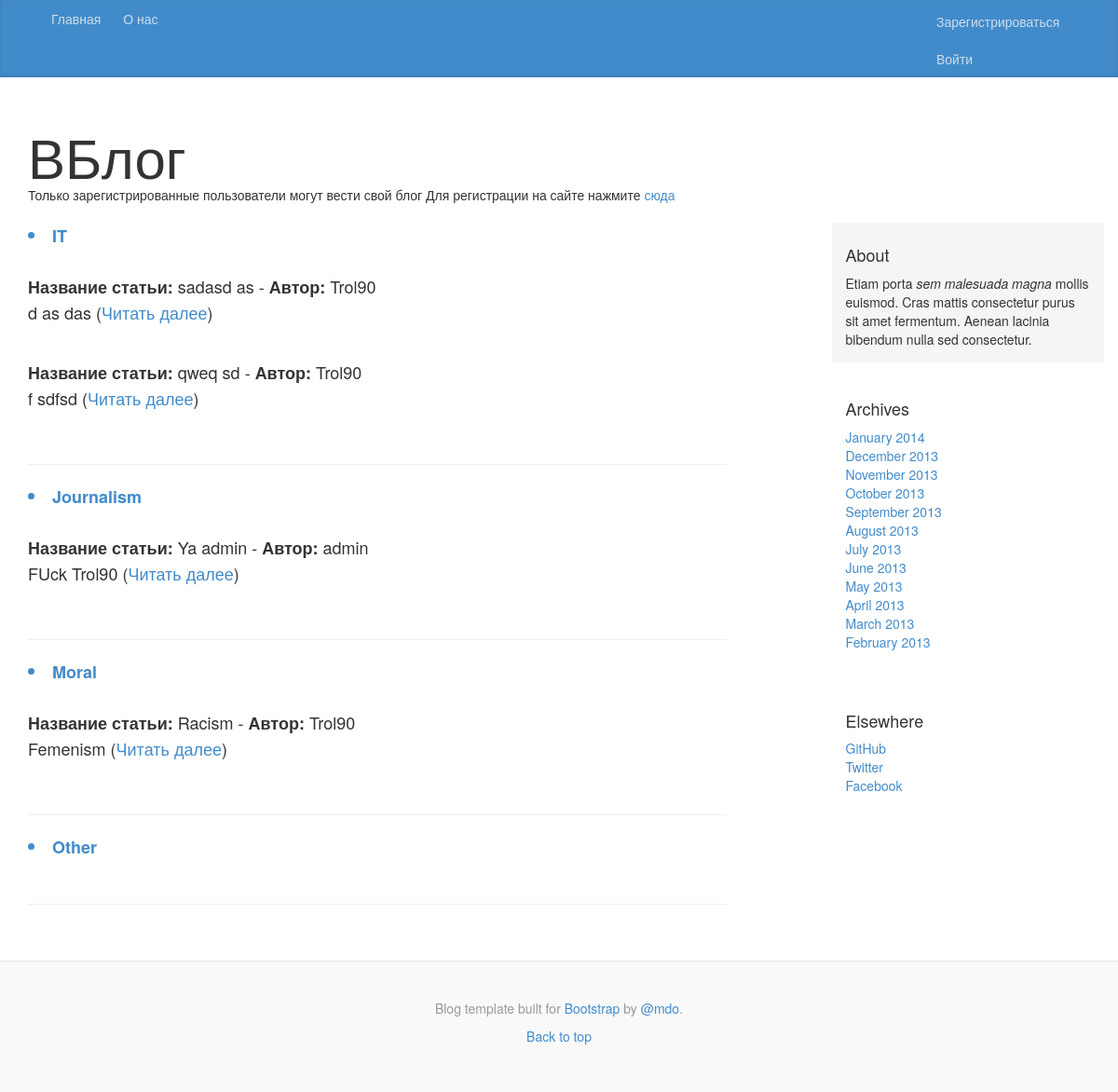
Screenshot of /blog/categories_list/ with the database file from the repository.
### blog/models.py (models this page shows, shortened)
class Category(models.Model):
    name = models.CharField(max_length=254,unique=True)
    slug = models.SlugField(unique=True)
    note_number = models.IntegerField(default=0)
    class Meta:
        verbose_name_plural = 'categories'

class Page(models.Model):
    category = models.ForeignKey(Category)
    id = models.IntegerField(primary_key=True)
    title = models.CharField(max_length=128)
    author = models.CharField(max_length=128)
    date_print = models.DateTimeField(auto_now_add=True)
    content = models.CharField(max_length=5000,)
    views = models.IntegerField(default=0)
    likes = models.ManyToManyField(User, related_name='likes',default=0)
    dislikes = models.ManyToManyField(User, related_name='dislikes',default=0)
    favorite = models.ManyToManyField(User, related_name='favorite',default=0)

### blog/views.py (the view)
# urls.py: url(r'^categories_list/(?P<id>[0-9]+)/$', views.show_page, name='show_page'),
def categories_list(request):
    category_list = Category.objects.order_by('name')
    page_list = Page.objects.order_by('-title')
    user = request.user
    context_dict = {'message': "lol", 'categories': category_list, 'pages': page_list}
    return render(request, 'blog/categories_list.html', context_dict)

### template/blog/categories_list.html (shortened to what this page needs)
{% extends 'blog/base.html' %}
{% block body_block %}
    <div class="blog-post">
        {% if categories %}
            {% for category  in categories %}
                <a href="{% url 'show_category' category.slug  %}"><li><strong>{{ category.name }}</strong></li></a><br>
                {% if pages %}
                        {% for page in pages %}
                            {% if page.category == category %}
                                       <strong>Название статьи:</strong> {{ page.title }} -
                                        <strong>Автор:</strong> {{ page.author }}<br>
                                            <p id="wrap_text" >{{  page.content|wordwrap:254 }}
                                                (<a href="{% url 'show_page' page.id %}">Читать далее</a>)</p><br>
                            {% endif %}
                        {% endfor %} <hr>
                {% endif %}
            {% endfor %}
        {% else %}
            Что-то не так
        {% endif %}
    </div>
{% endblock %}

### static/css/blog.css (style rules this page uses)
body { font-family: Georgia, "Times New Roman", Times, serif; color: #555; }
#wrap_text { width: 600px; word-break: break-all; white-space: normal; }
.blog-post { margin-bottom: 60px; }

### rows the page displays
Category: name "IT"
Page: title "sadasd as", author "Trol90", content "d as das"
Page: title "qweq sd", author "Trol90", content "f sdfsd"
Category: name "Journalism"
Page: title "Ya admin", author "admin", content "FUck Trol90"
Category: name "Moral"
Page: title "Racism", author "Trol90", content "Femenism"
Category: name "Other"
